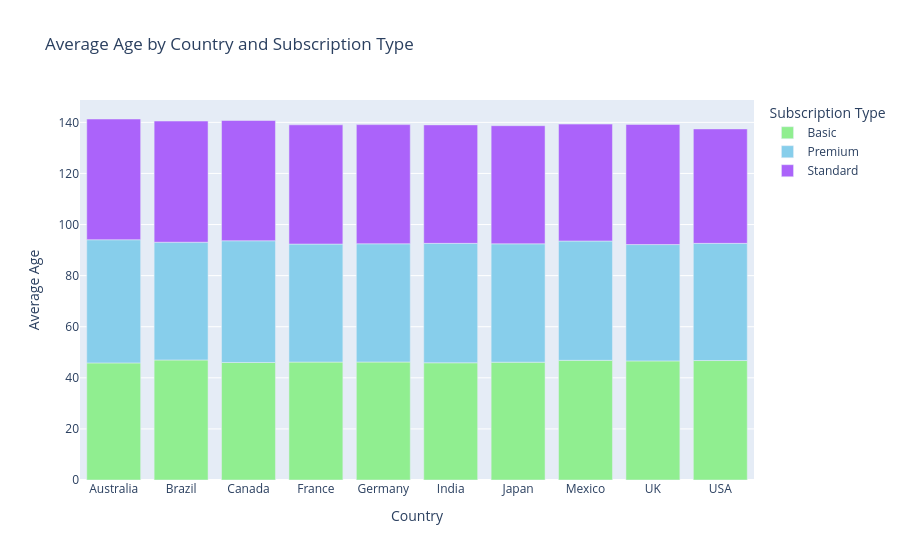

The notebook cell this image was saved under:
### Code cell
# حساب متوسط الأعمار حسب البلد ونوع الاشتراك
country_age_mean = Data.groupby(['Country', 'Subscription_Type'])['Age'].mean().reset_index()
fig= px.bar(
    country_age_mean,
    x='Country',
    y='Age',
    color='Subscription_Type',
    title='Average Age by Country and Subscription Type',
    labels={'Country': 'Country', 'Age': 'Average Age', 'Subscription_Type': 'Subscription Type'},
    color_discrete_map={
        'standard': 'lightblue',
        'Basic': 'lightgreen',
        'Premium': 'skyblue',
    }
)
fig.show()

### Figure 1 — Plotly figure (JSON) as saved in the notebook; plotly's stock layout.template omitted (floating-point values rounded to 4 significant figures)
{"data": [{"hovertemplate": "Subscription Type=Basic<br>Country=%{x}<br>Average Age=%{y}<extra></extra>", "legendgroup": "Basic", "marker": {"color": "lightgreen", "pattern": {"shape": ""}}, "name": "Basic", "orientation": "v", "showlegend": true, "textposition": "auto", "type": "bar", "x": ["Australia", "Brazil", "Canada", "France", "Germany", "India", "Japan", "Mexico", "UK", "USA"], "xaxis": "x", "y": [45.84, 46.98, 46.01, 46.17, 46.19, 45.89, 46.12, 46.85, 46.62, 46.77], "yaxis": "y"}, {"hovertemplate": "Subscription Type=Premium<br>Country=%{x}<br>Average Age=%{y}<extra></extra>", "legendgroup": "Premium", "marker": {"color": "skyblue", "pattern": {"shape": ""}}, "name": "Premium", "orientation": "v", "showlegend": true, "textposition": "auto", "type": "bar", "x": ["Australia", "Brazil", "Canada", "France", "Germany", "India", "Japan", "Mexico", "UK", "USA"], "xaxis": "x", "y": [48.21, 46.1, 47.64, 46.2, 46.28, 46.75, 46.33, 46.71, 45.55, 45.86], "yaxis": "y"}, {"hovertemplate": "Subscription Type=Standard<br>Country=%{x}<br>Average Age=%{y}<extra></extra>", "legendgroup": "Standard", "marker": {"color": "#ab63fa", "pattern": {"shape": ""}}, "name": "Standard", "orientation": "v", "showlegend": true, "textposition": "auto", "type": "bar", "x": ["Australia", "Brazil", "Canada", "France", "Germany", "India", "Japan", "Mexico", "UK", "USA"], "xaxis": "x", "y": [47.26, 47.43, 47.08, 46.67, 46.65, 46.38, 46.24, 45.76, 47.02, 44.8], "yaxis": "y"}], "layout": {"barmode": "relative", "legend": {"title": {"text": "Subscription Type"}, "tracegroupgap": 0}, "title": {"text": "Average Age by Country and Subscription Type"}, "xaxis": {"anchor": "y", "domain": [0, 1], "title": {"text": "Country"}}, "yaxis": {"anchor": "x", "domain": [0, 1], "title": {"text": "Average Age"}}}}
